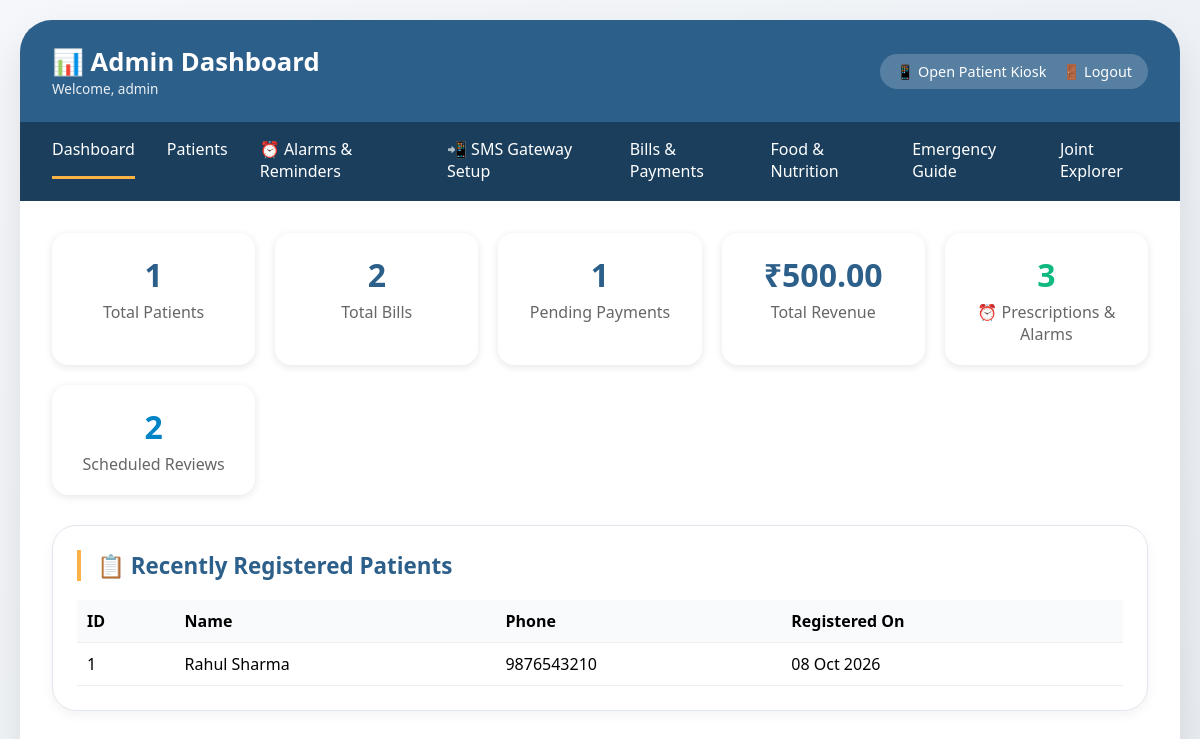
/admin_dashboard.php (signed in), run on the app's committed database.
### tables this page shows
CREATE TABLE IF NOT EXISTS patients (
    id INT AUTO_INCREMENT PRIMARY KEY,
    name VARCHAR(150) NOT NULL,
    age INT NOT NULL,
    gender VARCHAR(20) NOT NULL,
    phone VARCHAR(20) NOT NULL UNIQUE,
    email VARCHAR(150) NULL,
    created_at TIMESTAMP DEFAULT CURRENT_TIMESTAMP
);

### admin_dashboard.php (the view, shortened to what this page needs)
<?php
require_once 'config.php';
$totalPatients = $pdo->query("SELECT COUNT(*) FROM patients")->fetchColumn();
$totalBills = $pdo->query("SELECT COUNT(*) FROM bills")->fetchColumn();
$pendingBills = $pdo->query("SELECT COUNT(*) FROM bills WHERE paid_status = 'pending'")->fetchColumn();
$totalPayments = $pdo->query("SELECT SUM(amount) FROM payments")->fetchColumn();
$totalMeds = $pdo->query("SELECT COUNT(*) FROM medicine_reminders")->fetchColumn();
$totalFollowups = $pdo->query("SELECT COUNT(*) FROM followup_reminders WHERE status = 'scheduled'")->fetchColumn();
$recentPatients = $pdo->query("SELECT * FROM patients ORDER BY created_at DESC LIMIT 5")->fetchAll();
?>
<!DOCTYPE html>
<html lang="en">
<head>
    <link rel="stylesheet" href="style.css">
</head>
<body>
<div class="kiosk-container">
    <div class="header">
        <div class="logo">
            <h1>📊 Admin Dashboard</h1>
            <p>Welcome, <?= htmlspecialchars($_SESSION['admin_username']) ?></p>
        </div>
        <div class="user-info" style="display: flex; gap: 1rem; align-items: center;">
            <a href="dashboard.php" style="color:white; text-decoration:none;">📱 Open Patient Kiosk</a>
            <a href="admin_logout.php" style="color:white; text-decoration:none;">🚪 Logout</a>
        </div>
    </div>
    <div class="nav">
        <ul>
            <li><a href="admin_dashboard.php" class="active">Dashboard</a></li>
            <li><a href="admin_patients.php">Patients</a></li>
            <li><a href="admin_reminders.php">⏰ Alarms & Reminders</a></li>
            <li><a href="admin_sms_settings.php">📲 SMS Gateway Setup</a></li>
            <li><a href="admin_bills.php">Bills & Payments</a></li>
            <li><a href="food_suggestions.php">Food & Nutrition</a></li>
            <li><a href="emergency_guidance.php">Emergency Guide</a></li>
            <li><a href="body_explorer.php">Joint Explorer</a></li>
        </ul>
    </div>
    <div class="main-content">
        <div class="stats-grid">
            <div class="stat-card">
                <div class="stat-number"><?= $totalPatients ?></div>
                <div class="stat-label">Total Patients</div>
            </div>
            <div class="stat-card">
                <div class="stat-number"><?= $totalBills ?></div>
                <div class="stat-label">Total Bills</div>
            </div>
            <div class="stat-card">
                <div class="stat-number"><?= $pendingBills ?></div>
                <div class="stat-label">Pending Payments</div>
            </div>
            <div class="stat-card">
                <div class="stat-number">₹<?= number_format($totalPayments ?: 0, 2) ?></div>
                <div class="stat-label">Total Revenue</div>
            </div>
            <div class="stat-card" style="cursor: pointer;" onclick="window.location='admin_reminders.php'">
                <div class="stat-number" style="color: #10b981;"><?= $totalMeds ?></div>
                <div class="stat-label">⏰ Prescriptions & Alarms</div>
            </div>
            <div class="stat-card">
                <div class="stat-number" style="color: #0284c7;"><?= $totalFollowups ?></div>
                <div class="stat-label">Scheduled Reviews</div>
            </div>
        </div>
        <div class="card">
            <h2 class="card-title">📋 Recently Registered Patients</h2>
            <table class="recent-table">
                <thead>
                    <tr><th>ID</th><th>Name</th><th>Phone</th><th>Registered On</th></tr>
                </thead>
                <tbody>
                    <?php foreach($recentPatients as $p): ?>
                    <tr>
                        <td><?= $p['id'] ?></td>
                        <td><?= htmlspecialchars($p['name']) ?></td>
                        <td><?= htmlspecialchars($p['phone']) ?></td>
                        <td><?= date('d M Y', strtotime($p['created_at'])) ?></td>
                    </tr>
                    <?php endforeach; ?>
                </tbody>
            </table>
        </div>
    </div>
</div>
</body>
</html>

### style.css (style rules this page uses)
* { margin: 0; padding: 0; box-sizing: border-box; }
body { font-family: 'Segoe UI', Tahoma, Geneva, Verdana, sans-serif; background: linear-gradient(135deg, #f5f7fa 0%, #e9edf2 100%); min-height: 100vh; padding: 20px; }
.kiosk-container { max-width: 1400px; margin: 0 auto; background: white; border-radius: 32px; box-shadow: 0 20px 40px rgba(0,0,0,0.1); overflow: hidden; }
.header { background: #2c5f8a; color: white; padding: 1.5rem 2rem; display: flex; justify-content: space-between; align-items: center; flex-wrap: wrap; }
.logo h1 { font-size: 1.6rem; font-weight: 600; }
.logo p { font-size: 0.85rem; opacity: 0.9; }
.user-info { background: rgba(255,255,255,0.2); padding: 0.5rem 1rem; border-radius: 40px; font-size: 0.9rem; }
.nav { background: #1a3e5c; padding: 0 2rem; }
.nav ul { list-style: none; display: flex; gap: 2rem; }
.nav ul li a { display: inline-block; padding: 1rem 0; color: white; text-decoration: none; font-weight: 500; transition: 0.3s; border-bottom: 3px solid transparent; }
.nav ul li a:hover, .nav ul li a.active { border-bottom-color: #ffb347; }
.main-content { padding: 2rem; }
.card { background: #fff; border-radius: 24px; box-shadow: 0 4px 12px rgba(0,0,0,0.05); padding: 1.5rem; margin-bottom: 2rem; border: 1px solid #e0e6ed; }
.card-title { font-size: 1.4rem; color: #2c5f8a; margin-bottom: 1.2rem; border-left: 4px solid #ffb347; padding-left: 1rem; }
table { width: 100%; border-collapse: collapse; }
th, td { padding: 12px; text-align: left; border-bottom: 1px solid #e2e8f0; }
th { background: #f8fafc; font-weight: 600; }

### admin_dashboard.php (style rules this page uses)
.stats-grid { display: grid; grid-template-columns: repeat(auto-fit, minmax(180px, 1fr)); gap: 20px; margin-bottom: 30px; }
.stat-card { background: white; padding: 20px; border-radius: 16px; text-align: center; box-shadow: 0 2px 8px rgba(0,0,0,0.1); }
.stat-number { font-size: 2rem; font-weight: bold; color: #2c5f8a; }
.stat-label { color: #666; margin-top: 5px; }
.recent-table { width: 100%; border-collapse: collapse; }
.recent-table th, .recent-table td { padding: 10px; text-align: left; border-bottom: 1px solid #eee; }

### data on the page
patients: id "1", name "Rahul Sharma", phone "9876543210", created_at "08 Oct 2026"

### other printed values
$_SESSION['admin_username'] "admin"
$totalPatients "1"
$totalBills "2"
$pendingBills "1"
$totalPayments ?: 0 "500.00"
$totalMeds "3"
$totalFollowups "2"
